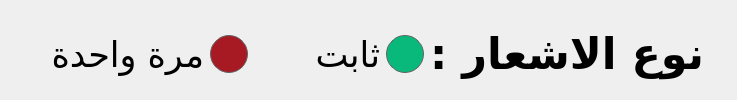
              <widget class="QFrame" name="noti_kind_frame">
               <property name="sizePolicy">
                <sizepolicy hsizetype="Preferred" vsizetype="Maximum">
                 <horstretch>0</horstretch>
                 <verstretch>0</verstretch>
                </sizepolicy>
               </property>
               <property name="styleSheet">
                <string notr="true">QPushButton{
background-color: rgb(167, 25, 35);;
border-radius: 19px;
border: 1px solid  rgb(97, 99, 100);
}

QPushButton:hover{
background-color: rgb(180, 239, 255);
}

QPushButton:checked{
	background-color: rgb(8, 185, 123);
}</string>
               </property>
               <property name="frameShape">
                <enum>QFrame::NoFrame</enum>
               </property>
               <property name="frameShadow">
                <enum>QFrame::Raised</enum>
               </property>
               <layout class="QHBoxLayout" name="horizontalLayout_19">
                <property name="topMargin">
                 <number>20</number>
                </property>
                <property name="rightMargin">
                 <number>33</number>
                </property>
                <item>
                 <spacer name="horizontalSpacer_27">
                  <property name="orientation">
                   <enum>Qt::Horizontal</enum>
                  </property>
                  <property name="sizeHint" stdset="0">
                   <size>
                    <width>40</width>
                    <height>20</height>
                   </size>
                  </property>
                 </spacer>
                </item>
                <item>
                 <widget class="QLabel" name="once_noti_label">
                  <property name="font">
                   <font>
                    <family>Microsoft Uighur</family>
                    <pointsize>26</pointsize>
                   </font>
                  </property>
                  <property name="styleSheet">
                   <string notr="true">color:black;</string>
                  </property>
                  <property name="text">
                   <string>مرة واحدة</string>
                  </property>
                 </widget>
                </item>
                <item>
                 <widget class="QPushButton" name="once_noti">
                  <property name="minimumSize">
                   <size>
                    <width>38</width>
                    <height>38</height>
                   </size>
                  </property>
                  <property name="maximumSize">
                   <size>
                    <width>38</width>
                    <height>38</height>
                   </size>
                  </property>
                  <property name="text">
                   <string/>
                  </property>
                  <property name="icon">
                   <iconset resource="../resource_file.qrc">
                    <normaloff>:/newPrefix/images/button_88647.png</normaloff>:/newPrefix/images/button_88647.png</iconset>
                  </property>
                  <property name="iconSize">
                   <size>
                    <width>38</width>
                    <height>38</height>
                   </size>
                  </property>
                  <property name="checkable">
                   <bool>true</bool>
                  </property>
                  <property name="checked">
                   <bool>false</bool>
                  </property>
                 </widget>
                </item>
                <item>
                 <spacer name="horizontalSpacer_28">
                  <property name="orientation">
                   <enum>Qt::Horizontal</enum>
                  </property>
                  <property name="sizeType">
                   <enum>QSizePolicy::Maximum</enum>
                  </property>
                  <property name="sizeHint" stdset="0">
                   <size>
                    <width>60</width>
                    <height>20</height>
                   </size>
                  </property>
                 </spacer>
                </item>
                <item>
                 <widget class="QLabel" name="permenant_noti_label">
                  <property name="font">
                   <font>
                    <family>Microsoft Uighur</family>
                    <pointsize>26</pointsize>
                   </font>
                  </property>
                  <property name="styleSheet">
                   <string notr="true">color:black;</string>
                  </property>
                  <property name="text">
                   <string>ثابت</string>
                  </property>
                 </widget>
                </item>
                <item>
                 <widget class="QPushButton" name="permenante_noti">
                  <property name="sizePolicy">
                   <sizepolicy hsizetype="Minimum" vsizetype="Fixed">
                    <horstretch>0</horstretch>
                    <verstretch>0</verstretch>
                   </sizepolicy>
                  </property>
                  <property name="minimumSize">
                   <size>
                    <width>38</width>
                    <height>38</height>
                   </size>
                  </property>
                  <property name="maximumSize">
                   <size>
                    <width>38</width>
                    <height>38</height>
                   </size>
                  </property>
                  <property name="sizeIncrement">
                   <size>
                    <width>0</width>
                    <height>0</height>
                   </size>
                  </property>
                  <property name="styleSheet">
                   <string notr="true"/>
                  </property>
                  <property name="text">
                   <string/>
                  </property>
                  <property name="icon">
                   <iconset resource="../resource_file.qrc">
                    <normaloff>:/newPrefix/images/button_88647.png</normaloff>:/newPrefix/images/button_88647.png</iconset>
                  </property>
                  <property name="iconSize">
                   <size>
                    <width>38</width>
                    <height>38</height>
                   </size>
                  </property>
                  <property name="checkable">
                   <bool>true</bool>
                  </property>
                  <property name="checked">
                   <bool>true</bool>
                  </property>
                 </widget>
                </item>
                <item>
                 <widget class="QLabel" name="noti_type_text_label">
                  <property name="font">
                   <font>
                    <family>Microsoft Uighur</family>
                    <pointsize>32</pointsize>
                    <weight>75</weight>
                    <bold>true</bold>
                   </font>
                  </property>
                  <property name="styleSheet">
                   <string notr="true">color:black;</string>
                  </property>
                  <property name="text">
                   <string>نوع الاشعار :</string>
                  </property>
                 </widget>
                </item>
               </layout>
              </widget>
